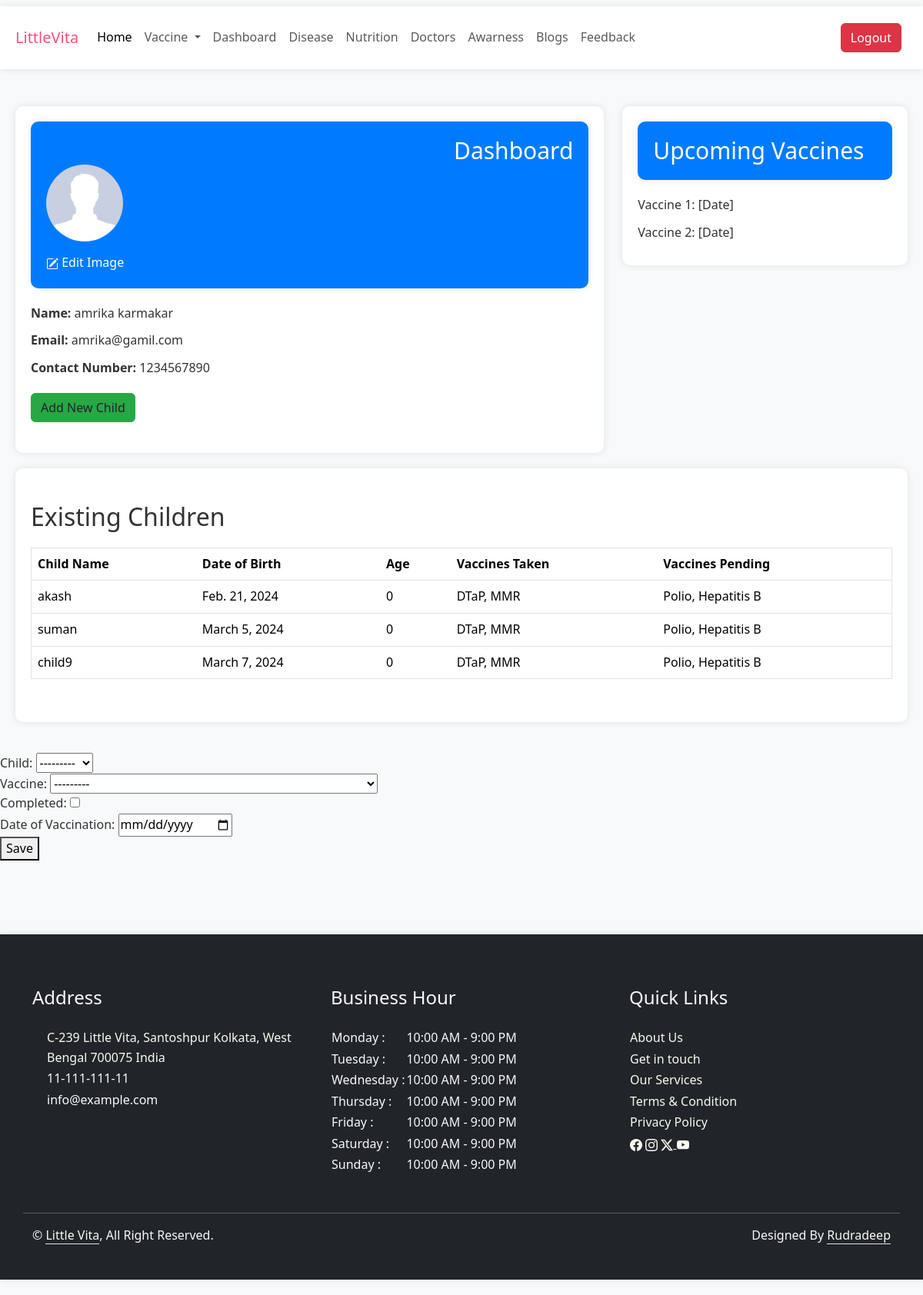
The page /dashboard/ (signed in) on the database its author committed.
### Base/models.py (models this page shows, shortened)
class Parent(models.Model):
    first_name = models.CharField(max_length=100)
    last_name = models.CharField(max_length=100, null=True, blank=True)
    email = models.EmailField(max_length=100)
    user = models.OneToOneField(User, null=True,blank = True, on_delete=models.CASCADE)
    parent_id = models.AutoField(primary_key=True)
    phone_number = models.CharField(max_length=20, null=True, blank=True)
    dp= models.ImageField(upload_to='parent_images/', default='default_dp.jpg', null=True, blank=True)

class Child(models.Model):
    child_id = models.AutoField(primary_key=True)
    child_name = models.CharField(max_length=100, null=True, blank=True)
    child_sex = models.CharField(max_length=10, default='Undefined')
    date_of_birth = models.DateField()
    age = models.IntegerField(null=True, blank=True)
    parent = models.ForeignKey(Parent, related_name='children', on_delete=models.CASCADE)
    vaccine = models.ManyToManyField('Vaccine', through='VaccineStatus', related_name='children', null=True, blank=True)
    def __str__(self):
        return self.child_name

class Vaccine(models.Model):
    vaccine_id = models.AutoField(primary_key=True)
    vaccine_name = models.CharField(max_length=100)
    manufacturer = models.CharField(max_length=100, null=True, blank=True)
    description = models.TextField()
    disease_targeted = models.CharField(max_length=100)
    dosage = models.CharField(max_length=50, null=True, blank=True)
    storage_requirements = models.CharField(max_length=100)
    efficacy = models.CharField(max_length=100, null=True, blank=True)
    side_effects = models.TextField(null=True, blank=True)
    approval_status = models.CharField(max_length=50)
    date_of_approval = models.DateField(null=True, blank=True)
    distribution_status = models.CharField(max_length=50)
    country_region_approval = models.CharField(max_length=100)
    cost = models.DecimalField(max_digits=10, decimal_places=2, null=True, blank=True)
    additional_notes = models.TextField(null=True, blank=True)
    image = models.ImageField(upload_to='vaccin_images/', null=True, blank=True)
    child = models.ManyToManyField('Child', through='VaccineStatus', related_name='vaccines')
    def __str__(self):
        return self.vaccine_name

### Base/views.py (the view, shortened to what this page needs)
# urls.py: path('dashboard/', views.dashboard, name='dashboard'),
@login_required(login_url='login')
def dashboard(request):
    context={}
    if request.user.is_authenticated:
        print("user is authenticated")
        parent = Parent.objects.get(user=request.user)
        children = Child.objects.filter(parent=parent)
        context['parent'] = parent
        context['children']=children
        vaccine_status = VaccineStatusForm(request.POST or None, user=parent)
        context['vaccine_status'] = vaccine_status
        return render(request, 'Base/dashboard.html', context)
    else:
        messages.error(request, 'You are not logged in')
        return redirect('login')

### Base/forms.py
class VaccineStatusForm(forms.ModelForm):
    hidden_field = forms.CharField(widget=forms.HiddenInput(), initial='vaccine_status', required=False)
    def __init__(self, *args, **kwargs):
        user = kwargs.pop('user', None)
        super(VaccineStatusForm, self).__init__(*args, **kwargs)
        if user:
            self.fields['child'].queryset = Child.objects.filter(parent=user)
    class Meta:
        model = VaccineStatus
        fields = ['child', 'vaccine', 'completed' , 'date_of_vaccination']
        labels = {
            'child':'Child',
            'completed':'Completed',
            'vaccine':'Vaccine',
            'date_of_vaccination':'Date of Vaccination',
        }
        widgets = {
            "child":forms.Select(attrs={'class':'vaccine-form-input'}),
            "vaccine":forms.Select(attrs={'class':'vaccine-form-input'}),
            'completed':forms.CheckboxInput(attrs={'class':'vaccine-form-input'}),
            'date_of_vaccination':forms.DateInput(attrs={'class':'vaccine-form-input', 'type': 'date'}),
        }

### Base/templates/Base/dashboard.html (shortened to what this page needs)
{% extends "Base/base.html" %}
{% load static %}
{% block css %}
    <link rel="stylesheet" href={% static "Base/css/dashboard.css" %}>
{% endblock css %}
{% block body %}
<div class="child-dashboard-body">
<div class="row">
    <div class="col-lg-8">
        <div class="container-fluid child-dashboard-container">
            <div class="dashboard-header">
                <h1 class="dashboard-title text-end">Dashboard</h1>
                <img src={{parent.dp.url}} alt="User Image" class="user-image">
                <div class="edit-image-label"> Edit Image</div>
            </div>
            <div class="dashboard-content">
                <div class="dashboard-content-item"><strong>Name:</strong> {{parent.first_name}} {{parent.last_name}}</div>
                <div class="dashboard-content-item"><strong>Email:</strong> {{parent.email}}</div>
                <div class="dashboard-content-item"><strong>Contact Number:</strong> {{parent.phone_number}}</div>
                <button class="btn primary-btn add-child-button" data-bs-toggle="modal"
                    data-bs-target="#addChildModal">Add New Child</button>
            </div>
        </div>
    </div>
    <div class="col-lg-4">
        <div class="container-fluid child-dashboard-container">
            <div class="dashboard-header">
                <h1 class="dashboard-title">Upcoming Vaccines</h1>
            </div>
            <div class="upcoming-vaccines">
                <p class="dashboard-content-item">Vaccine 1: [Date]</p>
                <p class="dashboard-content-item">Vaccine 2: [Date]</p>
            </div>
        </div>
    </div>
</div>
<div class="container-fluid child-dashboard-container">
    <div class="row">
        <div class="col-lg-12 mt-4">
            <h2>Existing Children</h2>
            <div class="table-responsive table-container">
                <table class="table">
                    <thead>
                        <tr class="table-header">
                            <th>Child Name</th>
                            <th>Date of Birth</th>
                            <th>Age</th>
                            <th>Vaccines Taken</th>
                            <th>Vaccines Pending</th>
                        </tr>
                    </thead>
                    <tbody>
                        {% for child  in children %}
                        <tr class="table-data">
                            <td>{{child.child_name}}</td>
                            <td>{{child.date_of_birth}}</td>
                            <td>{{child.age}}</td>
                            <td>DTaP, MMR</td>
                            <td>Polio, Hepatitis B</td>
                        </tr>
                        {% endfor %}
                    </tbody>
                </table>
            </div>
        </div>
    </div>
</div>
</div>
<form action="" method="post">{% csrf_token %}
    {% for field in vaccine_status %}
        {% if not field.field.widget.input_type == 'hidden' %}
        <div class="form-group">
            {{field.label_tag}} {{field}} <small class='text-warning'>{{field.errors|striptags}}</small>
        </div>
        {% endif %}
        {% endfor %}
        <button type="submit">Save</button>
</form>
{% include "Base/footer.html" %}
{% endblock body %}

### Base/static/Base/css/style.css (style rules this page uses)
body { font-family: 'Roboto', sans-serif; font-size: 16px; line-height: 1.6; margin: 0; padding: 0; color: #333; }

### Base/static/Base/css/dashboard.css (style rules this page uses)
body { background-color: #f8f9fa; font-family: 'Segoe UI', Tahoma, Geneva, Verdana, sans-serif; }
.child-dashboard-body { padding: 20px; }
.container-fluid { background-color: #ffffff; box-shadow: 0 0 10px rgba(0, 0, 0, 0.1); padding: 20px; margin-bottom: 20px; }
.child-dashboard-container { border-radius: 10px; }
.dashboard-header, .upcoming-vaccines-card { background-color: #007bff; color: #ffffff; padding: 20px; border-radius: 10px; margin-bottom: 20px; }
.dashboard-title { font-size: 30px; margin-bottom: 0; }
.dashboard-content, .upcoming-vaccines { margin-top: 20px; }
.dashboard-content { margin-top: 20px; margin-bottom: 20px; }
.dashboard-content-item { margin-bottom: 10px; }
.add-child-button { margin-top: 10px; }
.dashboard-header { box-shadow: 0 0 10px rgba(0, 0, 0, 0.1); }
.primary-btn { background-color: #28a745; border-color: #28a745; }
.table-container { width: 100%; border-collapse: collapse; margin-top: 20px; margin-bottom: 20px; }
.table-header, .table-data { border: 1px solid #dee2e6; padding: 12px; text-align: left; }
.table-header { background-color: #007bff; color: #ffffff; }
.user-image { border-radius: 50%; max-width: 100px; margin-bottom: 15px; }

### rows shown on the page
Parent: dp (placeholder picture), first_name "amrika", last_name "karmakar", email "amrika@gamil.com", phone_number "1234567890"
Child: child_name "akash", date_of_birth "Feb. 21, 2024", age "0", vaccine_status "---------"
Child: child_name "suman", date_of_birth "March 5, 2024", age "0"
Child: child_name "child9", date_of_birth "March 7, 2024", age "0"
Vaccine: vaccine_status "---------"

### other values the page prints
{{ field.label_tag }} "Child:" "Vaccine:" "Completed:" "Date of Vaccination:"
